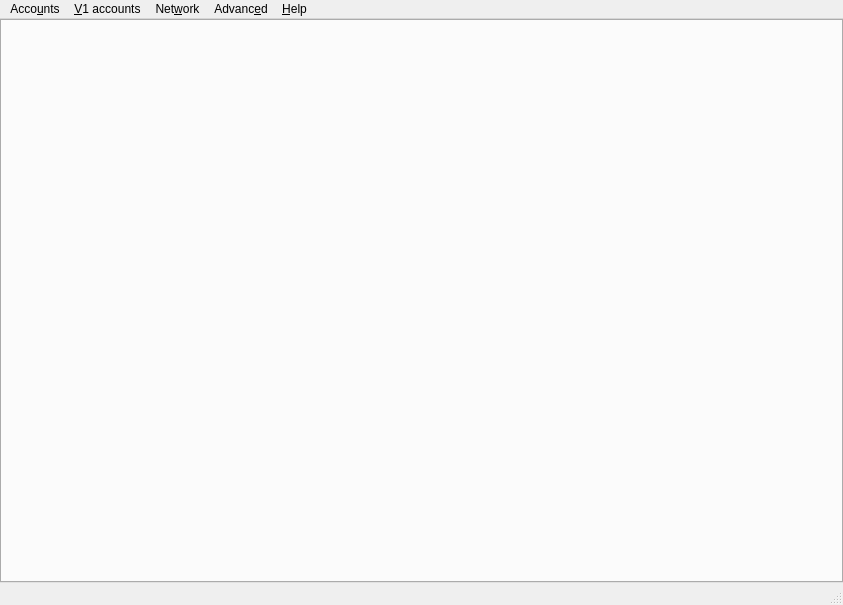
<?xml version="1.0" encoding="UTF-8"?>
<ui version="4.0">
 <class>MainWindow</class>
 <widget class="QMainWindow" name="MainWindow">
  <property name="geometry">
   <rect>
    <x>0</x>
    <y>0</y>
    <width>843</width>
    <height>605</height>
   </rect>
  </property>
  <property name="sizePolicy">
   <sizepolicy hsizetype="Expanding" vsizetype="Expanding">
    <horstretch>0</horstretch>
    <verstretch>0</verstretch>
   </sizepolicy>
  </property>
  <property name="windowTitle">
   <string>MainWindow</string>
  </property>
  <widget class="QWidget" name="centralwidget">
   <property name="sizePolicy">
    <sizepolicy hsizetype="Expanding" vsizetype="Expanding">
     <horstretch>0</horstretch>
     <verstretch>0</verstretch>
    </sizepolicy>
   </property>
   <layout class="QVBoxLayout" name="verticalLayout">
    <property name="spacing">
     <number>0</number>
    </property>
    <property name="leftMargin">
     <number>0</number>
    </property>
    <property name="topMargin">
     <number>0</number>
    </property>
    <property name="rightMargin">
     <number>0</number>
    </property>
    <property name="bottomMargin">
     <number>0</number>
    </property>
    <item>
     <widget class="QTabWidget" name="tabWidget">
      <property name="currentIndex">
       <number>-1</number>
      </property>
      <property name="tabsClosable">
       <bool>true</bool>
      </property>
      <property name="movable">
       <bool>true</bool>
      </property>
     </widget>
    </item>
   </layout>
  </widget>
  <widget class="QMenuBar" name="menubar">
   <property name="geometry">
    <rect>
     <x>0</x>
     <y>0</y>
     <width>843</width>
     <height>25</height>
    </rect>
   </property>
   <widget class="QMenu" name="accountMenu">
    <property name="title">
     <string>Acco&amp;unts</string>
    </property>
    <addaction name="actionTransfer"/>
    <addaction name="actionAccount_tree"/>
    <addaction name="actionAccount_table"/>
    <addaction name="separator"/>
    <addaction name="actionScan_a_QRCode"/>
    <addaction name="actionAdd_an_address"/>
    <addaction name="actionImport_account"/>
    <addaction name="actionCreate_account"/>
    <addaction name="separator"/>
    <addaction name="actionQuit"/>
   </widget>
   <widget class="QMenu" name="helpMenu">
    <property name="title">
     <string>&amp;Help</string>
    </property>
    <addaction name="actionWelcome"/>
    <addaction name="actionCurrency"/>
    <addaction name="actionG1_licence"/>
    <addaction name="actionConfiguration"/>
    <addaction name="separator"/>
    <addaction name="actionAbout"/>
   </widget>
   <widget class="QMenu" name="menuNetwork">
    <property name="title">
     <string>Net&amp;work</string>
    </property>
    <addaction name="actionConnection"/>
    <addaction name="actionNodes"/>
    <addaction name="actionAdd_node"/>
   </widget>
   <widget class="QMenu" name="menuV1_accounts">
    <property name="title">
     <string>&amp;V1 accounts</string>
    </property>
    <addaction name="actionImport_in_V2_wizard"/>
    <addaction name="actionV1Import_account"/>
    <addaction name="actionV1Import_file"/>
   </widget>
   <widget class="QMenu" name="menuAdvanced">
    <property name="title">
     <string>Advanc&amp;ed</string>
    </property>
    <addaction name="actionSmith"/>
   </widget>
   <addaction name="accountMenu"/>
   <addaction name="menuV1_accounts"/>
   <addaction name="menuNetwork"/>
   <addaction name="menuAdvanced"/>
   <addaction name="helpMenu"/>
  </widget>
  <widget class="QStatusBar" name="statusbar"/>
  <action name="actionAccount_tree">
   <property name="text">
    <string>Account tr&amp;ee</string>
   </property>
   <property name="iconText">
    <string>Account tree</string>
   </property>
  </action>
  <action name="actionAdd_an_address">
   <property name="text">
    <string>A&amp;dd an address</string>
   </property>
   <property name="iconText">
    <string>Add an address</string>
   </property>
  </action>
  <action name="actionCreate_account">
   <property name="text">
    <string>&amp;Create an account</string>
   </property>
  </action>
  <action name="actionV1Import_file">
   <property name="text">
    <string>Import &amp;file</string>
   </property>
   <property name="iconText">
    <string>Import file</string>
   </property>
  </action>
  <action name="actionQuit">
   <property name="icon">
    <iconset resource="../../icons/tikka.slots.pyqt.resources.icons.index.qrc">
     <normaloff>:/icons/quit_icon</normaloff>:/icons/quit_icon</iconset>
   </property>
   <property name="text">
    <string>&amp;Quit</string>
   </property>
  </action>
  <action name="actionG1_licence">
   <property name="text">
    <string>Ğ1 &amp;licence</string>
   </property>
  </action>
  <action name="actionConfiguration">
   <property name="text">
    <string>&amp;Configuration</string>
   </property>
  </action>
  <action name="actionAbout">
   <property name="text">
    <string>&amp;About</string>
   </property>
  </action>
  <action name="actionConnection">
   <property name="text">
    <string>&amp;Connection</string>
   </property>
   <property name="iconText">
    <string>Connection</string>
   </property>
  </action>
  <action name="actionImport_account">
   <property name="text">
    <string>&amp;Import account</string>
   </property>
   <property name="iconText">
    <string>Import account</string>
   </property>
  </action>
  <action name="actionV1Import_account">
   <property name="text">
    <string>Import &amp;account</string>
   </property>
   <property name="iconText">
    <string>Import account</string>
   </property>
  </action>
  <action name="actionCurrency">
   <property name="text">
    <string>C&amp;urrency</string>
   </property>
  </action>
  <action name="actionAdd_node">
   <property name="text">
    <string>&amp;Add server</string>
   </property>
   <property name="iconText">
    <string>Add server</string>
   </property>
  </action>
  <action name="actionNodes">
   <property name="text">
    <string>&amp;Servers</string>
   </property>
  </action>
  <action name="actionAccount_table">
   <property name="text">
    <string>Account ta&amp;ble</string>
   </property>
  </action>
  <action name="actionWelcome">
   <property name="text">
    <string>&amp;Welcome</string>
   </property>
  </action>
  <action name="actionTransfer">
   <property name="text">
    <string>&amp;Transfer</string>
   </property>
  </action>
  <action name="actionImport_in_V2_wizard">
   <property name="text">
    <string>&amp;Import V1 in V2 wizard</string>
   </property>
   <property name="iconText">
    <string>Import V1 in V2 wizard</string>
   </property>
  </action>
  <action name="actionScan_a_QRCode">
   <property name="text">
    <string>&amp;Scan a QRCode</string>
   </property>
  </action>
  <action name="actionSmith">
   <property name="text">
    <string>&amp;Smith</string>
   </property>
  </action>
 </widget>
 <resources>
  <include location="../../icons/tikka.slots.pyqt.resources.icons.index.qrc"/>
 </resources>
 <connections/>
</ui>
